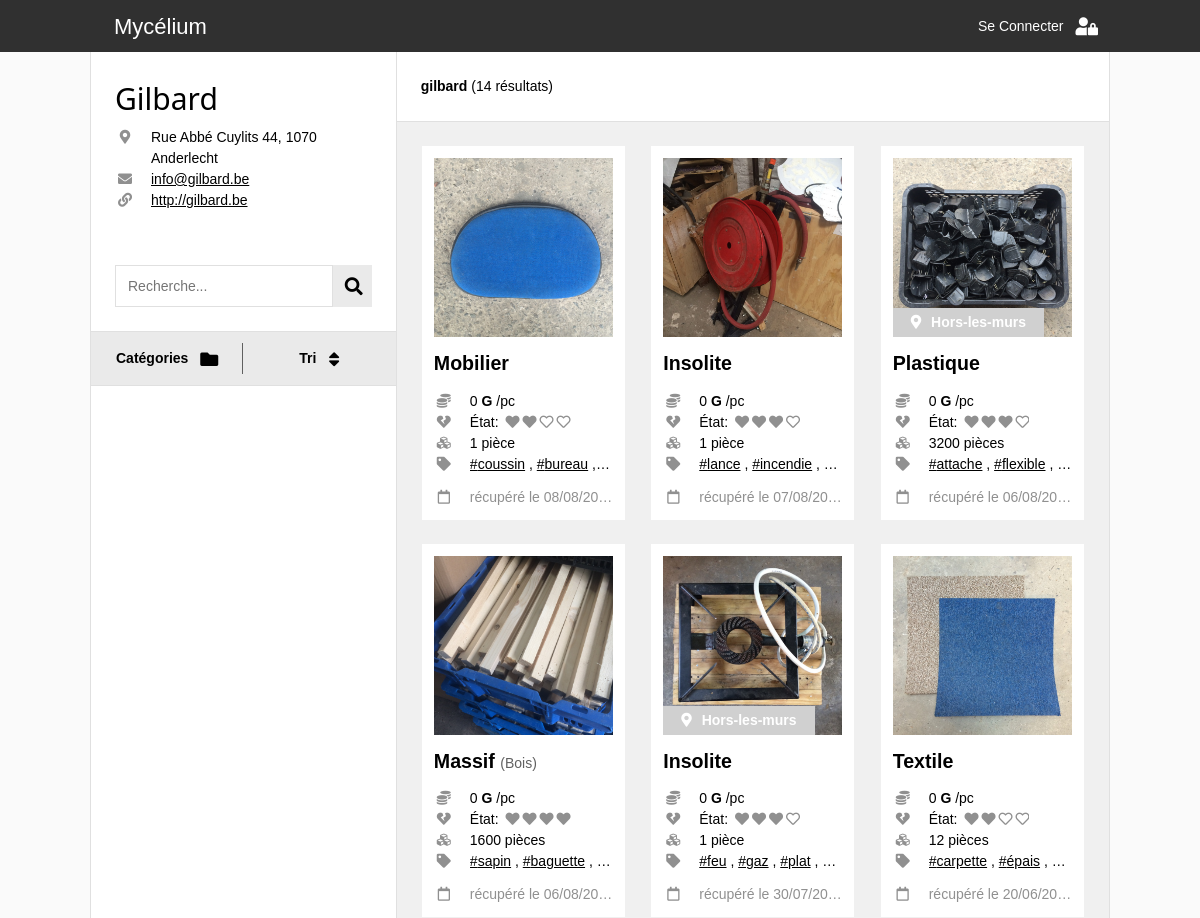
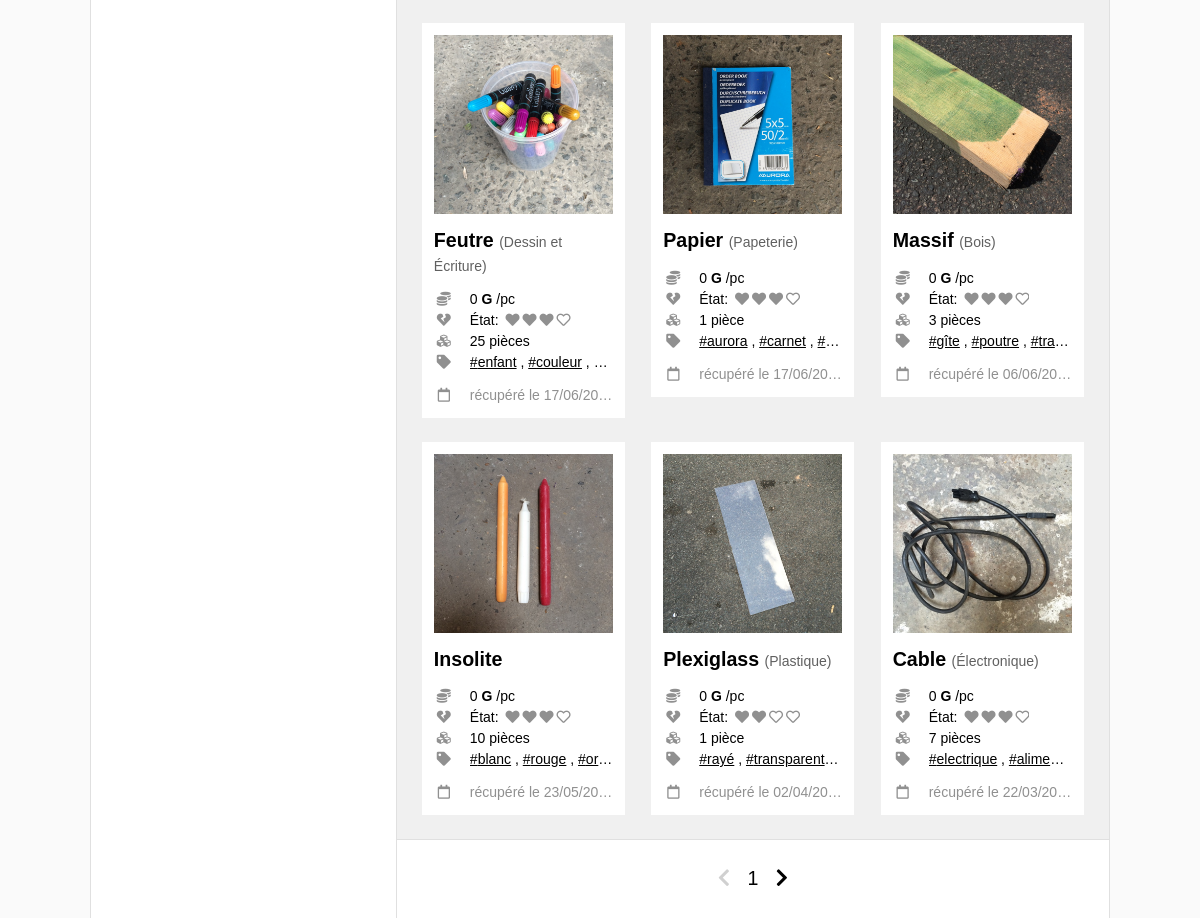
The app's page /catalogue.php?r=gilbard with its own data (2 pictures, top to bottom).
### tables this page shows
CREATE TABLE IF NOT EXISTS `_global_recuperatheques` (
  `ID` int(11) NOT NULL AUTO_INCREMENT,
  `nom` varchar(255) NOT NULL,
  `adresse` varchar(255) NOT NULL,
  `monnaie` varchar(8) NOT NULL,
  `telephone` varchar(16) NOT NULL,
  `mdp` varchar(255) NOT NULL,
  `site` varchar(255) NOT NULL,
  `pseudo` varchar(16) NOT NULL,
  `mail` varchar(255) NOT NULL,
  `date_creation` date DEFAULT NULL,
  PRIMARY KEY (`ID`)
);

CREATE TABLE IF NOT EXISTS `gilbard_catalogue` (
  `ID` int(11) NOT NULL AUTO_INCREMENT,
  `ID_categorie` int(11) NOT NULL,
  `ID_souscategorie` int(11) NOT NULL,
  `pieces` int(11) NOT NULL,
  `dimensions` varchar(255) NOT NULL,
  `etat` int(11) NOT NULL,
  `tags` text NOT NULL,
  `remarques` text NOT NULL,
  `date_ajout` datetime NOT NULL DEFAULT CURRENT_TIMESTAMP,
  `poids` float NOT NULL,
  `prix` float NOT NULL,
  `localisation` varchar(255) NOT NULL,
  PRIMARY KEY (`ID`)
);

CREATE TABLE IF NOT EXISTS `_global_categories` (
  `ID` int(11) NOT NULL AUTO_INCREMENT,
  `nom` varchar(255) NOT NULL,
  `score` int(11) NOT NULL,
  PRIMARY KEY (`ID`)
);

CREATE TABLE IF NOT EXISTS `_global_souscategories` (
  `ID` int(11) NOT NULL AUTO_INCREMENT,
  `nom` varchar(255) NOT NULL,
  `ID_categorie` int(11) NOT NULL,
  `unite` varchar(255) NOT NULL,
  `prix` float NOT NULL,
  PRIMARY KEY (`ID`)
);

### connection_db.php (called while the page is built, shortened)
<?php
  function link_construct($params, $web_page = 1){
    if ($web_page==1){
      $web_page = basename($_SERVER['PHP_SELF']);
    }
    $getURL = $web_page . '?' . http_build_query(array_merge($_GET, $params));
    return $getURL;
  }
?>

### item.php (the view, shortened to what this page needs)
<?php
  $prix = $item['prix'];
  $piece = "1 pièce";
  if ($item['pieces']>1){
    $piece = $item['pieces'] . " pièces";
  }
  $tags = explode(", ",$item['tags']);
?>
<div class='item'>
  <?php
    if(basename($_SERVER['PHP_SELF'])=="catalogue.php"){
       ?>
      <a class="hidden-link" href="item_page.php?r=<?php echo $recuperatheque?>&id=<?php echo $item['ID_item']?>">
        <span></span>
      </a>
    <?php
    }
  ?>
  <div class="photo-container">
      <?php
        $image_url = 'photos/' . $recuperatheque . '/' . $item['ID_item'] . '.jpg';
      ?>
      <img class="item-photo" src=<?php echo $image_url; ?> />
      <?php
        if ($item['localisation']){ ?>
            <div class="hors-les-murs"> <i class="fas fa-map-marker-alt"></i> Hors-les-murs </div>
        <?php
        }
      ?>
  </div>
  <div class="text-container">
    <div class='categorie-container'>
      <?php
      if ($item['sous_categorie']!='Autre'){
        ?>
        <span class="souscat"> <?php echo $item['sous_categorie']; ?> </span>
        <span class="cat"> (<?php echo $item['categorie']; ?>) </span>
      <?php
      }
      else{
        ?>
        <span class="souscat"> <?php echo $item['categorie']; ?> </span>
      <?php
      }
      ?>
    </div>
    <div class="info-container separateur">
      <div class="info-line">
        <i class='fas fa-coins info-icon'></i>
        <div class="info-text"><?php echo $prix; ?> <b><?php echo $recup_info['monnaie'];; ?></b> /pc </div>
      </div>
      <div class="info-line">
        <i class='fas fa-heart-broken info-icon'></i>
        <div class="info-text"> État:
          <span class='etat-icon-container'>
          <?php
          for($n = 0; $n < 4; $n++){
            if($item['etat'] > $n){
              echo '<i class="fas fa-heart"></i>' ;
            } else{
              echo '<i class="far fa-heart"></i>' ;
            }
          }
          ?>
          </span>
        </div>
      </div>
      <div class="info-line">
        <i class='fas fa-cubes info-icon'></i>
        <div class="info-text"><?php echo $piece; ?></div>
      </div>
    </div>
    <div class='tags-container separateur'>
      <div class="info-line">
        <i class='fas fa-tag info-icon'></i>
        <div class="info-text">
          <?php
            for($n = 0; $n < count($tags); $n++){?>
              <a class="tag" href= <?php echo link_construct(array('q'=>$tags[$n],'id'=>null, 'page'=>1), 'catalogue.php') ?> >#<?php echo $tags[$n];?></a>
              <?php
              if($n!=count($tags)-1){ echo ', '; }
            }
          ?>
        </div>
      </div>
    </div>
    <div class="date-container">
      <div class="info-line">
        <i class='far fa-calendar info-icon'></i>
        <div class="info-text">récupéré le <?php echo $item['date_ajout_fr']; ?></div>
      </div>
    </div>
  </div>
</div>

### catalogue.php (shortened to what this page needs)
<!DOCTYPE html>
<html lang="en">
<head>
  <link rel="stylesheet" href="css/w3.css">
  <link rel="stylesheet" href="https://use.fontawesome.com/releases/v5.7.0/css/all.css">
  <link rel="stylesheet" href="https://indestructibletype.com/fonts/Jost.css" type="text/css" charset="utf-8" />
  <link rel="stylesheet" href="css/main.css">
  <link rel="stylesheet" href="css/header.css">
  <link rel="stylesheet" href="css/menu.css">
  <link rel="stylesheet" href="css/item.css">
</head>
<body>
  <?php
    include('connection_db.php')
  ?>
  <?php
    $req = $bdd->prepare(' SELECT pseudo FROM _global_recuperatheques ');
    $req->execute();
    $recuperatheques = array();
    while($item = $req->fetch()){
      array_push($recuperatheques,$item['pseudo']);
    }
    if (isset($_GET['r']) && in_array($_GET['r'], $recuperatheques)){
      $recuperatheque = htmlspecialchars($_GET['r']);
      $recuperatheque_catalogue = htmlspecialchars($_GET['r']) . '_catalogue';
    } else{
      $recuperatheque = null;
    }
  ?>
  <?php
    if (isset($_GET['q'])){
      $query = htmlspecialchars($_GET['q']);
    } else{
      $query = null;
    }
    $tri_option = array('date_ajout' => 'Date de récupération',
                        'prix' => 'Prix par pièce',
                        'etat' => 'État d\'usure',
                        'pieces' => 'Pièces disponibles');
    if (isset($_GET['order']) && array_key_exists($_GET['order'], $tri_option)){
      $tri = htmlspecialchars($_GET['order']);
    } else{
      $tri = 'date_ajout';
    }
    if(isset($_GET['catsearch']) and $_GET['catsearch']!=0
    and array_key_exists($_GET['catsearch'], $system)){
      $catsearch = htmlspecialchars($_GET['catsearch']);
    } else{
      $catsearch = null;
    }
    if(isset($_GET['sscatsearch']) and $_GET['sscatsearch']!=0
      and array_key_exists($_GET['sscatsearch'], $system[$catsearch]['sscats'])){
      $sscatsearch = htmlspecialchars($_GET['sscatsearch']);
    } else{
      $sscatsearch = null;
    }
    if (isset($_GET['page']) && is_numeric($_GET['page'])) {
      $page = (int) htmlspecialchars($_GET['page']);
    } else{
      $page = 1;
    }
  ?>
  <?php
    include('header.php');
  ?>
  <div class="quasi-fullwidth space-header two-side-flex">
      <?php
      if($recuperatheque){?>
        <div class="flex-third">
          <?php
            $req = $bdd->prepare(' SELECT * FROM _global_recuperatheques WHERE pseudo = :recuperatheque ');
            $req->bindValue(':recuperatheque', $recuperatheque , PDO::PARAM_STR);
            $req->execute();
            $recup_info = $req->fetch();
            include("recuperatheque_info.php");
          ?>
          <form class="container search-bar" action="catalogue.php" method="GET">
            <input type="text" class="search-bar-input" name="q" placeholder="Recherche..." value="<?php echo $query?>">
            <button class="w3-large fa fa-search search-bar-button" type="submit"></button>
          </form>
          <div class="menu-container" id="menu-container">
            <div class="menu-bar">
              <button id="cat-button" class="button-flex menu-button separation" onclick="openMenu(event,'categories')">
                <div class="button-title">Catégories</div>
                <i class='button-icon w3-large fas fa-folder'></i>
              </button>
              <button id="tri-button" class="button-flex menu-button" onclick="openMenu(event,'tri')">
                <div class="button-title">Tri</div>
                <i class='button-icon w3-large fas fa-sort'></i>
              </button>
            </div>
          </div>
        </div>
        <div class="flex-half">
          <?php
            $limit= 12;
            $starting_limit = ($page-1)*$limit;
            $req = $bdd->prepare('  SELECT COUNT(*) AS total
            FROM ' . $recuperatheque_catalogue . ' c
            INNER JOIN _global_categories cat ON c.ID_categorie=cat.ID
            INNER JOIN _global_souscategories sscat ON c.ID_souscategorie=sscat.ID
            WHERE (cat.nom LIKE :search OR sscat.nom LIKE :search OR dimensions LIKE :search OR tags LIKE :search OR remarques LIKE :search)
            AND (c.ID_souscategorie = :sscatsearch OR :sscatsearch is null)
            AND (c.ID_categorie = :catsearch OR :catsearch is null)
            ');
            $req->bindValue(':search', '%' . $query . '%', PDO::PARAM_STR);
            $req->bindValue(':sscatsearch', $sscatsearch, PDO::PARAM_INT);
            $req->bindValue(':catsearch', $catsearch, PDO::PARAM_INT);
            $req->execute();
            $total_count = $req->fetch()['total'];
            $req = $bdd->prepare('  SELECT
            c.ID AS ID_item, c.ID_categorie, c.ID_souscategorie, c.pieces AS pieces, c.dimensions AS dimensions, c.etat AS etat, c.tags AS tags,
            c.prix AS prix, c.poids AS poids, c.remarques AS remarques, c.localisation AS localisation,
            c.date_ajout AS date_ajout, DATE_FORMAT(c.date_ajout, \'%d/%m/%Y\') AS date_ajout_fr,
            cat.ID, cat.nom AS categorie,
            sscat.ID AS sscatID, sscat.ID_categorie, sscat.unite AS unitesscat, sscat.prix AS prixsscat, sscat.nom AS sous_categorie
            FROM ' . $recuperatheque_catalogue . ' c
            INNER JOIN _global_categories cat ON c.ID_categorie=cat.ID
            INNER JOIN _global_souscategories sscat ON c.ID_souscategorie=sscat.ID
            WHERE (cat.nom LIKE :search OR sscat.nom LIKE :search OR dimensions LIKE :search OR tags LIKE :search OR remarques LIKE :search)
            AND (c.ID_souscategorie = :sscatsearch OR :sscatsearch is null)
            AND (c.ID_categorie = :catsearch OR :catsearch is null)
            ORDER BY ' . $tri . ' DESC
            LIMIT ' . $starting_limit . ', ' . $limit
            );
            $req->bindValue(':search', '%' . $query . '%', PDO::PARAM_STR);
            $req->bindValue(':sscatsearch', $sscatsearch, PDO::PARAM_INT);
            $req->bindValue(':catsearch', $catsearch, PDO::PARAM_INT);
            $req->execute();
          ?>
          <div class="container border-bottom sticky">
            <div class="search-resume">
              <?php
              echo '<b>' . $recup_info['pseudo'] . ' </b>';
                    ?>
                    <?php
                echo ' (' . $total_count . ' résultats)';
              ?>
            </div>
          </div>
          <div class="items-container">
            <?php
              if ($req->rowCount() > 0) {
                while($item = $req->fetch()){
                  ?>
                  <div class="item-wrapper">
                      <?php include('item.php');?>
                  </div>
                  <?php
                }
              }
              else {
                echo '<h3 class="erreur"> Aucun résultat ne correspond à la recherche </h3>';
              }
            ?>
          </div>
          <div class="container page-nav">
            <a href= <?php echo link_construct(array('page'=>$page-1)) ?>
               class="<?php if($page-1 <= 0){ echo 'disabled'; } ?>">
               <i class='fas fa-chevron-left'></i>
            </a>
            <?php echo $page; ?>
            <a href= <?php echo link_construct(array('page'=>$page+1)) ?>
               class="<?php if(($page)*$limit >= $total_count){ echo 'disabled'; } ?>">
               <i class='fas fa-chevron-right'></i>
            </a>
          </div>
        </div>
        <?php
      }
      else {
        echo '<h3 class="erreur"> Pas de récupérathèque valide </h3>';
      }
      ?>
    </div>
</body>
</html>

### recuperatheque_info.php (shortened to what this page needs)
<div class="container recuperatheque
      <?php if(in_array(basename($_SERVER['PHP_SELF']),array("catalogue.php","item_page.php"))){
        echo "depliable" ;}
      ?>">
    <h2> <?php echo $recup_info['nom'] ;?> </h2>
    <div class="info">
      <?php if ($recup_info['adresse']){ ?>
        <div class="info-line">
          <i class="fas fa-map-marker-alt info-icon"></i>
          <div class="info-text"> <?php echo $recup_info['adresse'];?> </div>
        </div>
        <?php
        }
      ?>
      <?php if ($recup_info['mail']){ ?>
        <div class="info-line">
          <i class="fas fa-envelope info-icon"></i>
          <a class="info-text tag" href="mailto:<?php echo $recup_info['mail'];?>"> <?php echo $recup_info['mail'];?></a>
        </div>
        <?php
        }
      ?>
      <?php if ($recup_info['site']){ ?>
        <div class="info-line">
          <i class="fas fa-link info-icon"></i>
          <a class="info-text tag" href="<?php echo $recup_info['site'];?>" target="_blank"> <?php echo $recup_info['site'];?></a>
        </div>
      <?php
      }
      ?>
    </div>
</div>

### records on screen
_global_recuperatheques: nom "Gilbard", adresse "Rue Abbé Cuylits 44, 1070 Anderlecht", mail "info@gilbard.be", site "http://gilbard.be", pseudo "gilbard", monnaie "G"
gilbard_catalogue: shows a picture, _global_categories.nom "Mobilier", prix "0", etat 2 (drawn), tags "coussin", tags "bureau", date_ajout_fr "08/08/2019"
gilbard_catalogue: shows a picture, _global_categories.nom "Insolite", prix "0", etat 3 (drawn), tags "lance", tags "incendie", date_ajout_fr "07/08/2019"
gilbard_catalogue: shows a picture, shows "Hors-les-murs", _global_categories.nom "Plastique", prix "0", etat 3 (drawn), pieces "3200 pièces", tags "attache", tags "flexible", date_ajout_fr "06/08/2019"
gilbard_catalogue: shows a picture, _global_souscategories.nom "Massif", _global_categories.nom "Bois", prix "0", etat 4 (drawn), pieces "1600 pièces", tags "sapin", tags "baguette", date_ajout_fr "06/08/2019"
gilbard_catalogue: shows a picture, shows "Hors-les-murs", _global_categories.nom "Insolite", prix "0", etat 3 (drawn), tags "feu", tags "gaz", tags "plat", date_ajout_fr "30/07/2019"
gilbard_catalogue: shows a picture, _global_categories.nom "Textile", prix "0", etat 2 (drawn), pieces "12 pièces", tags "carpette", tags "épais", date_ajout_fr "20/06/2019"
gilbard_catalogue: shows a picture, _global_souscategories.nom "Feutre", _global_categories.nom "Dessin et Écriture", prix "0", etat 3 (drawn), pieces "25 pièces", tags "enfant", tags "couleur", date_ajout_fr "17/06/2019"
gilbard_catalogue: shows a picture, _global_souscategories.nom "Papier", _global_categories.nom "Papeterie", prix "0", etat 3 (drawn), tags "aurora", tags "carnet", date_ajout_fr "17/06/2019"
gilbard_catalogue: shows a picture, _global_souscategories.nom "Massif", _global_categories.nom "Bois", prix "0", etat 3 (drawn), pieces "3 pièces", tags "gîte", tags "poutre", tags "tra…", date_ajout_fr "06/06/2019"
gilbard_catalogue: shows a picture, _global_categories.nom "Insolite", prix "0", etat 3 (drawn), pieces "10 pièces", tags "blanc", tags "rouge", tags "or…", date_ajout_fr "23/05/2019"
gilbard_catalogue: shows a picture, _global_souscategories.nom "Plexiglass", _global_categories.nom "Plastique", prix "0", etat 2 (drawn), tags "rayé", tags "transparent", date_ajout_fr "02/04/2019"
gilbard_catalogue: shows a picture, _global_souscategories.nom "Cable", _global_categories.nom "Électronique", prix "0", etat 3 (drawn), pieces "7 pièces", tags "electrique", tags "alime…", date_ajout_fr "22/03/2019"

### other values on screen
$total_count "14"
$page "1"
